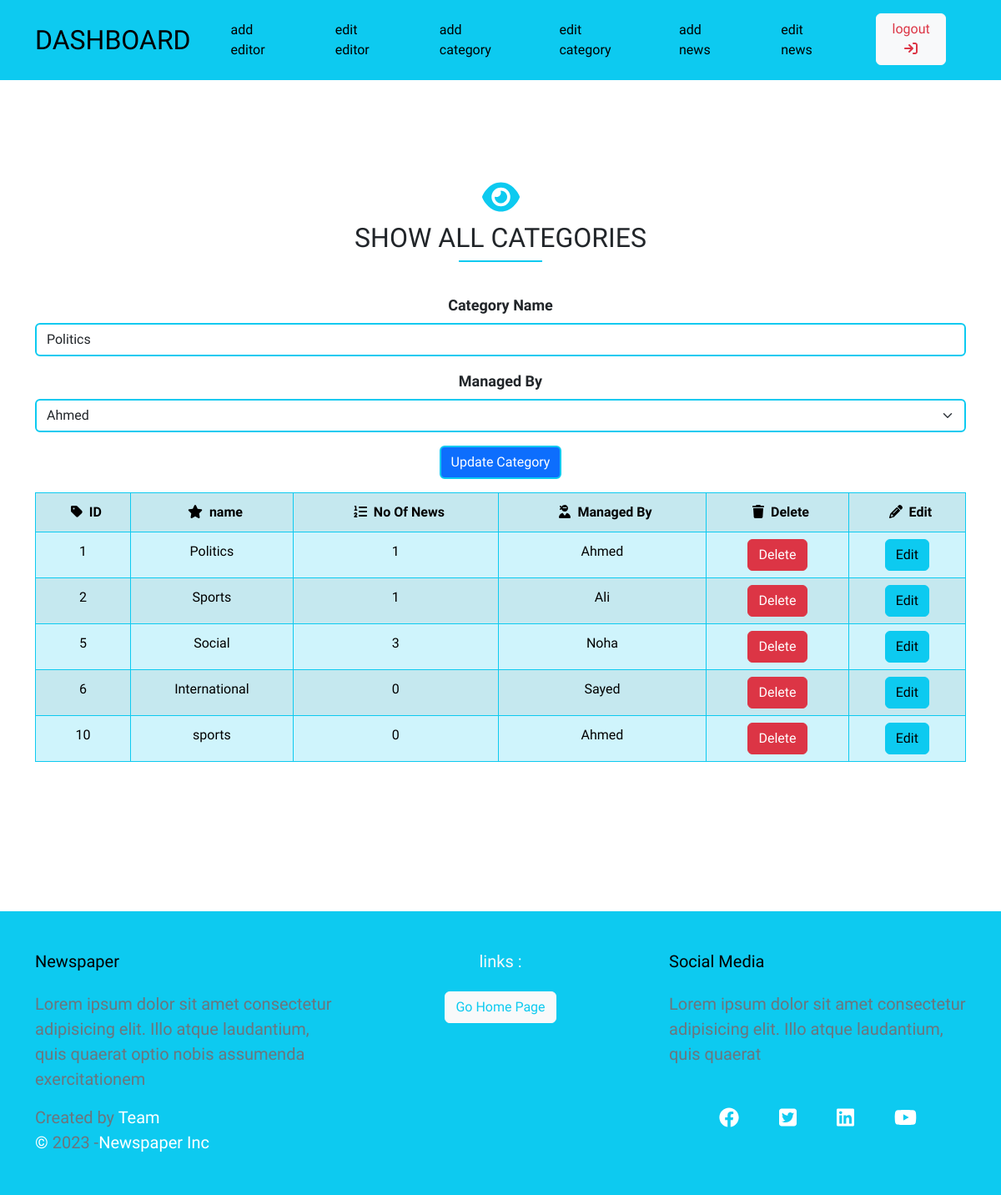
/cpanel/editcategory.php?action=edit&id=1 (signed in), run on the app's committed database.
### tables this page shows
CREATE TABLE `category` (
  `id` int(11) NOT NULL,
  `name` varchar(50) DEFAULT NULL,
  `id_manager` int(11) DEFAULT NULL
);

CREATE TABLE `editor` (
  `id` int(11) NOT NULL,
  `name` varchar(50) DEFAULT NULL,
  `salary` float DEFAULT NULL,
  `main_profile` varchar(255) DEFAULT NULL
);

### lib/Category.php (called while the page is built, shortened)
<?php
class Category
{
    public static function retreiveCategory($id)
    {
        global $dbh;
        $sql = $dbh->prepare("SELECT * FROM category WHERE id='$id'");
        $sql->execute();
        $category = $sql->fetch(PDO::FETCH_ASSOC);
        return $category;
    }
    public static function retreiveAllCategories()
    {
        global $dbh;
        $sql = $dbh->prepare("SELECT * FROM category");
        $sql->execute();
        $allCategories = $sql->fetchAll(PDO::FETCH_ASSOC);
        return $allCategories;
    }
}

### lib/Editor.php (called while the page is built, shortened)
<?php
class Editor
{
    public static function retreiveEditorName($id)
    {
        global $dbh;
        $sql = $dbh->prepare("SELECT name FROM editor WHERE id='$id'");
        $sql->execute();
        $editor = $sql->fetch(PDO::FETCH_ASSOC);
        return $editor['name'];
    }
    public static function retreiveAllEditors()
    {
        global $dbh;
        $sql = $dbh->prepare("SELECT * FROM editor");
        $sql->execute();
        $allEditors = $sql->fetchAll(PDO::FETCH_ASSOC);
        return $allEditors;
    }
}

### lib/News.php (called while the page is built, shortened)
<?php
class News
{
    public static function retreiveNoOfNewsByIdCategory($id_category)
    {
        global $dbh;
        $sql = $dbh->prepare("SELECT id FROM news WHERE id_category='$id_category'");
        $sql->execute();
        return $sql->rowCount();
    }
}

### cpanel/editcategory.php (the view, shortened to what this page needs)
<?php
    require_once 'auth.php';
    require_once '../lib/Editor.php';
    require_once '../lib/Category.php';
    require_once '../lib/News.php';
?>
<article class="article my-5">
    <div class="container text-center py-4">
        <div class="main-title my-5 position-relative">
            <i class="icon fa-solid fa-eye mb-2"></i>
            <h2>SHOW ALL CATEGORIES</h2>
        </div>
    <?php
        if(isset($_GET['action'], $_GET['id'])){
            $action = $_GET['action'];
            $id = $_GET['id'];
            switch ($action){
                case 'edit':
                    $category = Category::retreiveCategory($id);
                    if(is_array($category)){
                        echo '<div class="content row">
                            <div class="col-12">
                                <form action="editcategory.php" method="POST">
                                    <div class="mb-3">
                                        <label for="GategoryName" class="form-label">Category Name</label>
                                        <input type="text" class="form-control" id="EditorName" name="name" value="'.$category['name'].'"/>
                                    </div>
                                    <label for="category" class="form-label">Managed By </label>
                                    <select class="form-select mb-3" aria-label="Default select example" id="category" name="id_manager">';
                                        $allEditors = Editor::retreiveAllEditors();
                                            if(is_array($allEditors) && count($allEditors)>0){
                                                foreach ($allEditors as $editor):
                                                    if($editor['id'] == $category['id_manager']){
                                                        echo '<option selected="selected" value="'.$editor['id'].'">'.$editor['name'].'</option>';
                                                    }else{
                                                        echo '<option value="'.$editor['id'].'">'.$editor['name'].'</option>';
                                                    }
                                                endforeach;
                                            }else{
                                                echo '<option value="">no editor found</option>';
                                            }
                                echo'</select>
                                        <input type="hidden" name="id" value="'.$category['id'].'"/>
                                        <input type="submit" class="btn btn-primary mb-3"  name="updateCategory" value="Update Category"  />
                                </form>';
                        }else{
                            echo getMessage("no category found");
                        }
                            break;
                }
            }
    ?>
        <div class="content row">
            <div class="col-12 text-center">
                <table class="table table-info table-striped text-center editor">
                    <tr>
                        <th class="id_table"><i class="fa-solid fa-tag  mx-2"></i>ID</th>
                        <th><i class="fa-solid fa-star mx-2"></i>name</th>
                        <th><i class="fa-solid fa-list-ol mx-2"></i>No Of News</th>
                        <th><i class="fa-solid fa-user-ninja mx-2"></i>Managed By</th>
                        <th class="delete_edit">
                        <i class="fa-solid fa-trash mx-2" ></i>Delete
                        </th>
                        <th class="delete_edit">
                        <i class="fa-solid fa-pencil mx-2"></i>Edit
                        </th>
                    </tr>
    <?php
        $allCategories = Category::retreiveAllCategories();
            if(is_array($allCategories) && count($allCategories)>0){
                foreach ($allCategories as $category):
                    echo '<tr>
                            <td>'.$category['id'].'</td>
                            <td>'.$category['name'].'</td>
                            <td>'.News::retreiveNoOfNewsByIdCategory($category['id']).'</td>
                            <td>'.Editor::retreiveEditorName($category['id_manager']).'</td>
                            <td>
                                <a class="btn btn-danger" href="?action=delete&id='.$category['id'].'">Delete</a>
                            </td>
                            <td><a class="btn btn-info" href="?action=edit&id='.$category['id'].'">Edit</a></td>
                        </tr>';
                endforeach;
            }else{
                echo '<tr>
                        <td colspan="6" class="alert text-danger">No Category Found</td>
                    </tr>';
            }
    ?>
                </table>
            </div>
        </div>
    </div>
</article>

### cpanel/template/css/bace.css (style rules this page uses)
:root { --main-color: #0dcaf0; }
body { height: auto; font-family: "Assistant", sans-serif; font-family: "Roboto", sans-serif; font-family: "Ubuntu", sans-serif; font-family: "Work Sans", sans-serif; }
.navbar .logo { font-size: 2rem; }
.article .main-title .icon { font-size: 40px; color: var(--main-color); }
.main-title::after { content: ""; width: 100px; height: 2px; background-color: var(--main-color); position: absolute; bottom: -10px; left: 50%; transform: translateX(-50%); }
input, select, textarea { border: var(--main-color) 2px solid !important; }
label { font-size: 18px !important; font-weight: 700 !important; text-align: left !important; }
.article { min-height: 900px !important; }
.article .table { border: var(--main-color) 1px solid; height: 200px; margin-bottom: 100px !important; }
.article .editor { border: var(--main-color) 1px solid; height: 100px; }
.article .editor tr th, .article .editor tr td { line-height: 30px; border: var(--main-color) 1px solid; }
.footer { background-color: var(--main-color); }
.footer .icon-2 { color: white; font-size: 1.5rem; }
.footer span, .footer { color: #fff; font-size: 20px; }

### data on the page
category: name "Politics", id "1", id_manager.name "Ahmed"
category: id "2", name "Sports", id "1", id_manager.name "Ali"
category: id "5", name "Social", id "3", id_manager.name "Noha"
category: id "6", name "International", id "0", id_manager.name "Sayed"
category: id "10", name "sports", id "0", id_manager.name "Ahmed"

### other printed values
form field id_manager "Ahmed"
